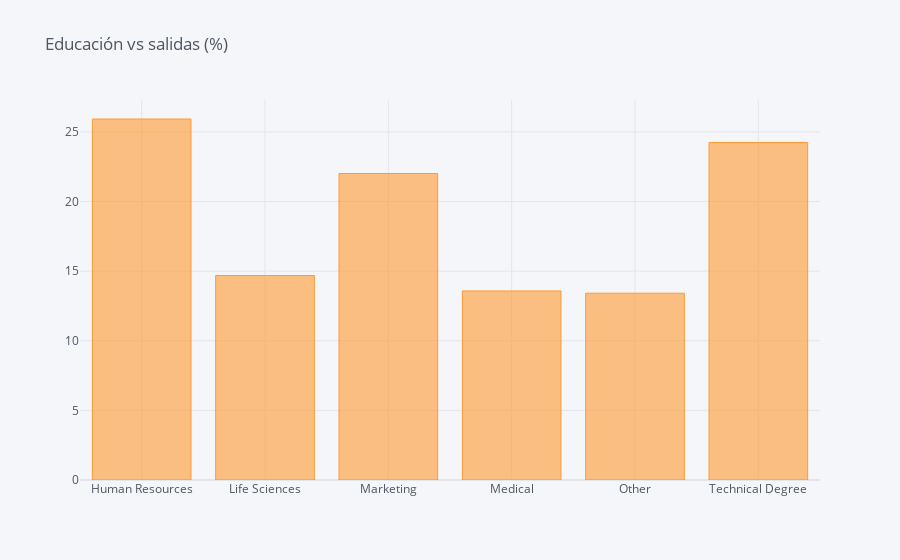

Source (notebook cell):
### Code cell
df_EducationField = pd.DataFrame(columns=["Field", "% of Leavers"])
i=0
for field in list(df_HR['EducationField'].unique()):
    ratio = df_HR[(df_HR['EducationField']==field)&(df_HR['Attrition']=="Yes")].shape[0] / df_HR[df_HR['EducationField']==field].shape[0]
    df_EducationField.loc[i] = (field, ratio*100)
    i += 1
    #print("In {}, the ratio of leavers is {:.2f}%".format(field, ratio*100))    
df_EF = df_EducationField.groupby(by="Field").sum()
df_EF.iplot(kind='bar',title='Educación vs salidas (%)')

### Figure 1 — Plotly figure (JSON) as saved in the notebook; plotly's stock layout.template omitted (floating-point values rounded to 4 significant figures)
{"data": [{"marker": {"color": "rgba(255, 153, 51, 0.6)", "line": {"color": "rgba(255, 153, 51, 1.0)", "width": 1}}, "name": "% of Leavers", "orientation": "v", "text": "", "type": "bar", "x": ["Human Resources", "Life Sciences", "Marketing", "Medical", "Other", "Technical Degree"], "y": [25.93, 14.69, 22.01, 13.58, 13.41, 24.24]}], "layout": {"legend": {"bgcolor": "#F5F6F9", "font": {"color": "#4D5663"}}, "paper_bgcolor": "#F5F6F9", "plot_bgcolor": "#F5F6F9", "title": {"font": {"color": "#4D5663"}, "text": "Educación vs salidas (%)"}, "xaxis": {"gridcolor": "#E1E5ED", "showgrid": true, "tickfont": {"color": "#4D5663"}, "title": {"font": {"color": "#4D5663"}, "text": ""}, "zerolinecolor": "#E1E5ED"}, "yaxis": {"gridcolor": "#E1E5ED", "showgrid": true, "tickfont": {"color": "#4D5663"}, "title": {"font": {"color": "#4D5663"}, "text": ""}, "zerolinecolor": "#E1E5ED"}}}
